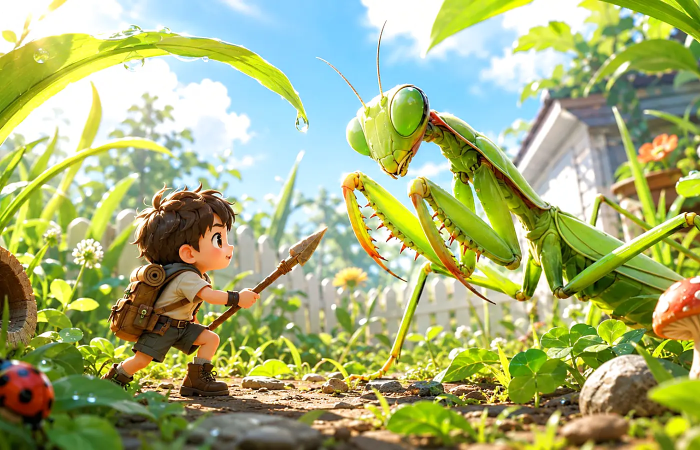
#> input picture assets/insect-main-v2.webp, 1400 x 900 px (shown at 1/2 size)
$ python -i fetch_card_art.py   (imports and definitions only)
#> lines starting #> are read from the running program, lines starting #| are printed output that depends on the picture
#> further down, picture is the input picture: PIL image 1400x900 RGB; mean R, G, B 166.3, 176.6, 120.5
#!/usr/bin/env python3
"""도감 카드 그림 자동 수집·가공(CI 러너용). 한국어 위키백과 문서의 대표 이미지를 받아 라이선스를 검증하고,
원본 그대로가 아니라 도감 풍으로 수정(자르기·채도 낮춤·따뜻한 색조·비네팅·가장자리 테두리)해 저장한다.
사용: fetch_card_art.py <게임폴더> [--limit N] [--selftest]
- 허용 라이선스: 퍼블릭 도메인 / CC0 / CC BY(출처 표기, 카드 상세에 표시). CC BY-SA·ND·NC 는 쓰지 않는다.
- 결과(스케치 변환·위험 이미지 자동 제외): assets/cardart/<card_id>.jpg, src/ReplicatedStorage/Shared/CardArtCredits.luau, assets/cardart/cardart-report.json
- 이미 받은 카드는 건너뛰고, 한 번에 N장(기본 80)만 새로 받는다. 못 받아도 종료 코드는 0."""
import io, json, os, re, sys, time, urllib.parse, urllib.request
UA = "MareEssentiaAssetBot/1.0 (https://github.com/hans1177/jaewoon-games; license-verified card art fetch)"
API = "https://ko.wikipedia.org/w/api.php"
OK_LIC = re.compile(r"public domain|^pd\b|^pd-|cc0|cc-zero|^cc[- ]by[- ]\d", re.I)
BAD_LIC = re.compile(r"\b(sa|nd|nc)\b|-sa-|-nd-|-nc-|fair use|non-?free", re.I)
# [안전 검사] 선정적·폭력적·사람 얼굴 이미지는 자동으로 거른다. 통과해도 사람 눈 확인 + 승인 목록 등록이 있어야 업로드된다.
RISKY_WORDS = re.compile(r"nude|naked|nudity|erotic|sex|aphrodite|venus|bath|bathing|mermaid|siren|odalisque|bikini|lingerie|breast|torso|"
                         r"corpse|dead|death|blood|gore|wound|massacre|execution|torture|crucifi|battle|war\b|slaughter|beheading|skull|"
                         r"누드|나체|알몸|목욕|인어|전투|전쟁|시체|처형|학살|살해", re.I)
RISKY_CATS = re.compile(r"nude|nudity|erotic|sex|violence|death|war|battle|killing|execution|torture|corpse|genitalia|breast|bath", re.I)
BAD_TITLE = re.compile(r"flag|logo|map of|locator|icon|symbol|coat of arms|signature|svg", re.I)

# [10 lines left out: function http, not called in this run]

def api(**kw):
    kw["format"] = "json"
    return json.loads(http(API + "?" + urllib.parse.urlencode(kw)))

# [5 lines left out: function license_ok, not called in this run]

def clean(s): return re.sub(r"\s+", " ", re.sub(r"<[^>]+>", "", s or "")).strip()

# [59 lines left out: functions parse_cards, lead_image, image_risky, sketchify, not called in this run]

def stylize(img):
    """원본을 그대로 쓰지 않도록 도감 풍으로 수정: 4:3 자르기, 채도↓, 따뜻한 색조, 비네팅, 안쪽 테두리."""
    from PIL import Image, ImageEnhance, ImageOps, ImageDraw, ImageFilter, ImageChops
    W, H = 512, 384
    img = ImageOps.fit(img.convert("RGB"), (W, H), method=Image.LANCZOS, centering=(0.5, 0.45))
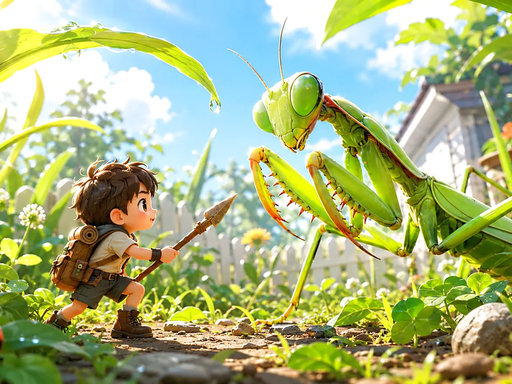
#> img: PIL image 512x384 RGB; mean R, G, B 168.1, 179.9, 128.7
    img = ImageEnhance.Color(img).enhance(0.78)
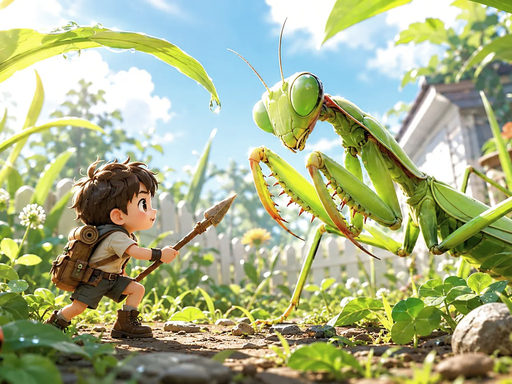
#> img: PIL image 512x384 RGB; mean R, G, B 168.1, 177.4, 137.5
    img = ImageEnhance.Contrast(img).enhance(1.08)
    img = ImageOps.autocontrast(img, cutoff=1)
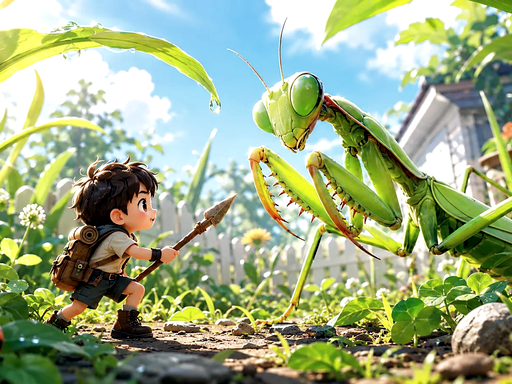
#> img: PIL image 512x384 RGB; mean R, G, B 156.8, 171.9, 134
    warm = Image.new("RGB", img.size, (255, 232, 196))
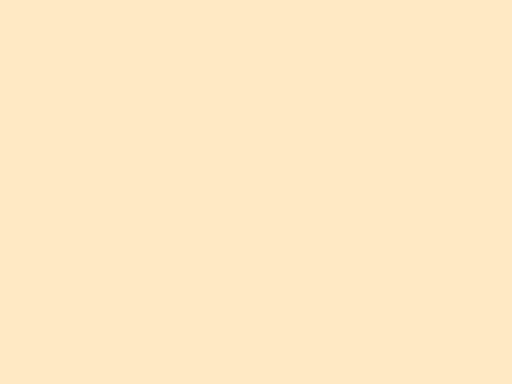
#> warm: PIL image 512x384 RGB; mean R, G, B 255, 232, 196
    img = Image.blend(img, ImageChops.multiply(img, warm), 0.4)
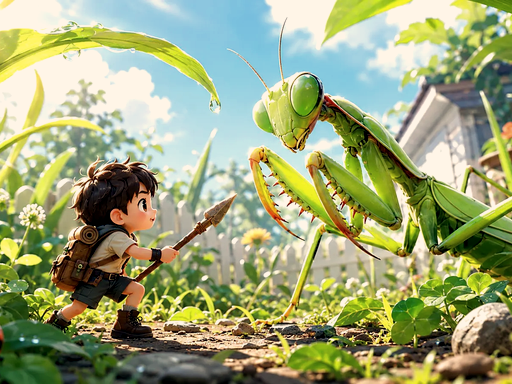
#> img: PIL image 512x384 RGB; mean R, G, B 156.8, 165, 121
    mask = Image.new("L", img.size, 0)
#> mask: PIL image 512x384 L; every value is 0
    ImageDraw.Draw(mask).ellipse((-W * 0.25, -H * 0.25, W * 1.25, H * 1.25), fill=255)
#> mask: PIL image 512x384 L; every value is 255
    mask = mask.filter(ImageFilter.GaussianBlur(70))
    img = Image.composite(img, Image.new("RGB", img.size, (20, 16, 12)), mask.point(lambda v: 150 + v * 105 // 255))
    d = ImageDraw.Draw(img)
    d.rectangle((6, 6, W - 7, H - 7), outline=(214, 170, 82), width=2)
    return img

# [71 lines left out: functions write_credits, selftest, main, not called in this run]

# [2 lines not run here, left out]

>>> from PIL import Image
>>> picture = Image.open('../../assets/insect-main-v2.webp')
>>> result = stylize(picture)
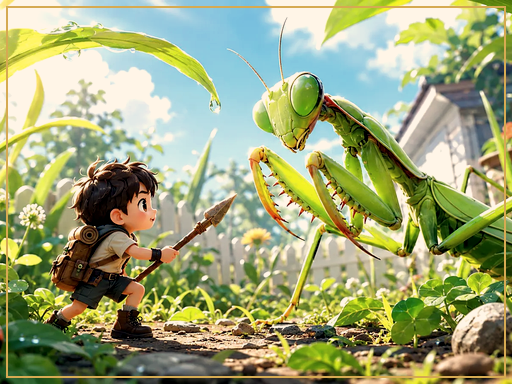
#> result: PIL image 512x384 RGB; mean R, G, B 158.1, 165.4, 120.6
